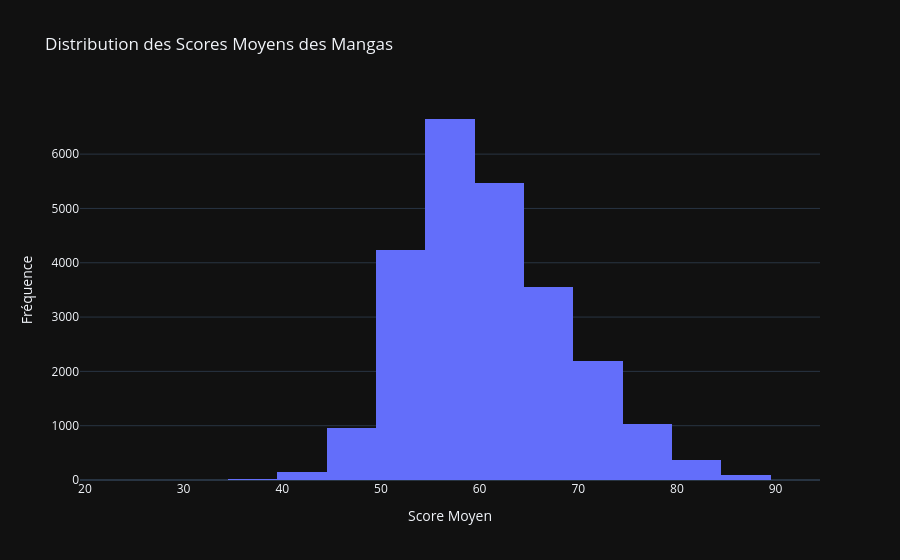

This figure's notebook cell:
### Markdown cell above
### 4.1 Distribution des Scores Moyens <a name="Distribution-des-Scores"></a>

Cette section explore la distribution des scores moyens des mangas, en mettant en évidence les pics et les tendances dans la qualité perçue des mangas.

### Code cell
# Histogramme interactif de la distribution des scores moyens
fig1 = px.histogram(df_mangas, x="Average Score", nbins=20, title="Distribution des Scores Moyens des Mangas")
fig1.update_layout(xaxis_title="Score Moyen", yaxis_title="Fréquence", template="plotly_dark")
fig1.show()

### Figure 1 — Plotly figure (JSON) as saved in the notebook; plotly's stock layout.template omitted (floating-point values rounded to 4 significant figures; data arrays with more than 128 entries replaced by an {"elided": "..."} marker saying what was removed)
{"data": [{"alignmentgroup": "True", "bingroup": "x", "hovertemplate": "Average Score=%{x}<br>count=%{y}<extra></extra>", "legendgroup": "", "marker": {"color": "#636efa", "pattern": {"shape": ""}}, "name": "", "nbinsx": 20, "offsetgroup": "", "orientation": "v", "showlegend": false, "type": "histogram", "x": {"elided": "110302 int values"}, "xaxis": "x", "yaxis": "y"}], "layout": {"barmode": "relative", "legend": {"tracegroupgap": 0}, "title": {"text": "Distribution des Scores Moyens des Mangas"}, "xaxis": {"anchor": "y", "domain": [0, 1], "title": {"text": "Score Moyen"}}, "yaxis": {"anchor": "x", "domain": [0, 1], "title": {"text": "Fréquence"}}}}
